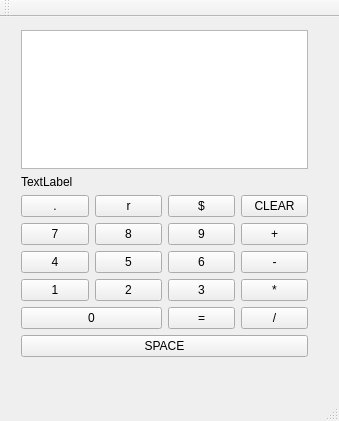
<?xml version="1.0" encoding="UTF-8"?>
<ui version="4.0">
 <class>MainWindow</class>
 <widget class="QMainWindow" name="MainWindow">
  <property name="geometry">
   <rect>
    <x>0</x>
    <y>0</y>
    <width>339</width>
    <height>421</height>
   </rect>
  </property>
  <property name="windowTitle">
   <string>MainWindow</string>
  </property>
  <widget class="QWidget" name="centralWidget">
   <widget class="QWidget" name="verticalLayoutWidget">
    <property name="geometry">
     <rect>
      <x>10</x>
      <y>2</y>
      <width>309</width>
      <height>349</height>
     </rect>
    </property>
    <layout class="QVBoxLayout" name="verticalLayout">
     <item>
      <layout class="QVBoxLayout" name="verticalLayout_2">
       <item>
        <widget class="QTextBrowser" name="ecran_pile"/>
       </item>
      </layout>
     </item>
     <item>
      <widget class="QLabel" name="ecran">
       <property name="text">
        <string>TextLabel</string>
       </property>
      </widget>
     </item>
     <item>
      <layout class="QGridLayout" name="gridLayout">
       <item row="4" column="0" colspan="2">
        <widget class="QPushButton" name="button_0">
         <property name="text">
          <string>0</string>
         </property>
         <property name="shortcut">
          <string>0</string>
         </property>
        </widget>
       </item>
       <item row="1" column="2">
        <widget class="QPushButton" name="button_9">
         <property name="text">
          <string>9</string>
         </property>
         <property name="shortcut">
          <string>9</string>
         </property>
        </widget>
       </item>
       <item row="1" column="1">
        <widget class="QPushButton" name="button_8">
         <property name="text">
          <string>8</string>
         </property>
         <property name="shortcut">
          <string>8</string>
         </property>
        </widget>
       </item>
       <item row="3" column="0">
        <widget class="QPushButton" name="button_1">
         <property name="text">
          <string>1</string>
         </property>
         <property name="shortcut">
          <string>1</string>
         </property>
        </widget>
       </item>
       <item row="2" column="0">
        <widget class="QPushButton" name="button_4">
         <property name="text">
          <string>4</string>
         </property>
         <property name="shortcut">
          <string>4</string>
         </property>
        </widget>
       </item>
       <item row="1" column="0">
        <widget class="QPushButton" name="button_7">
         <property name="text">
          <string>7</string>
         </property>
         <property name="shortcut">
          <string>7</string>
         </property>
        </widget>
       </item>
       <item row="2" column="1">
        <widget class="QPushButton" name="button_5">
         <property name="text">
          <string>5</string>
         </property>
         <property name="shortcut">
          <string>5</string>
         </property>
        </widget>
       </item>
       <item row="3" column="1">
        <widget class="QPushButton" name="button_2">
         <property name="text">
          <string>2</string>
         </property>
         <property name="shortcut">
          <string>2</string>
         </property>
        </widget>
       </item>
       <item row="2" column="2">
        <widget class="QPushButton" name="button_6">
         <property name="text">
          <string>6</string>
         </property>
         <property name="shortcut">
          <string>6</string>
         </property>
        </widget>
       </item>
       <item row="3" column="2">
        <widget class="QPushButton" name="button_3">
         <property name="text">
          <string>3</string>
         </property>
         <property name="shortcut">
          <string>3</string>
         </property>
        </widget>
       </item>
       <item row="1" column="3">
        <widget class="QPushButton" name="button_plus">
         <property name="text">
          <string>+</string>
         </property>
         <property name="shortcut">
          <string>+</string>
         </property>
        </widget>
       </item>
       <item row="3" column="3">
        <widget class="QPushButton" name="button_fois">
         <property name="text">
          <string>*</string>
         </property>
         <property name="shortcut">
          <string>*</string>
         </property>
        </widget>
       </item>
       <item row="4" column="3">
        <widget class="QPushButton" name="button_divise">
         <property name="text">
          <string>/</string>
         </property>
         <property name="shortcut">
          <string>/</string>
         </property>
        </widget>
       </item>
       <item row="2" column="3">
        <widget class="QPushButton" name="button_moins">
         <property name="text">
          <string>-</string>
         </property>
         <property name="shortcut">
          <string>-</string>
         </property>
        </widget>
       </item>
       <item row="5" column="0" colspan="4">
        <widget class="QPushButton" name="button_space">
         <property name="text">
          <string>SPACE</string>
         </property>
         <property name="shortcut">
          <string>Space</string>
         </property>
        </widget>
       </item>
       <item row="0" column="3">
        <widget class="QPushButton" name="button_clear">
         <property name="text">
          <string>CLEAR</string>
         </property>
         <property name="shortcut">
          <string>C</string>
         </property>
        </widget>
       </item>
       <item row="4" column="2">
        <widget class="QPushButton" name="button_egal">
         <property name="text">
          <string>=</string>
         </property>
         <property name="shortcut">
          <string>=</string>
         </property>
        </widget>
       </item>
       <item row="0" column="0">
        <widget class="QPushButton" name="button_point">
         <property name="text">
          <string>.</string>
         </property>
         <property name="shortcut">
          <string>.</string>
         </property>
        </widget>
       </item>
       <item row="0" column="1">
        <widget class="QPushButton" name="button_rationnel">
         <property name="text">
          <string>r</string>
         </property>
         <property name="shortcut">
          <string>R</string>
         </property>
        </widget>
       </item>
       <item row="0" column="2">
        <widget class="QPushButton" name="button_dollar">
         <property name="text">
          <string>$</string>
         </property>
         <property name="shortcut">
          <string>$</string>
         </property>
        </widget>
       </item>
      </layout>
     </item>
    </layout>
   </widget>
  </widget>
  <widget class="QMenuBar" name="menuBar">
   <property name="geometry">
    <rect>
     <x>0</x>
     <y>0</y>
     <width>339</width>
     <height>22</height>
    </rect>
   </property>
  </widget>
  <widget class="QToolBar" name="mainToolBar">
   <attribute name="toolBarArea">
    <enum>TopToolBarArea</enum>
   </attribute>
   <attribute name="toolBarBreak">
    <bool>false</bool>
   </attribute>
  </widget>
  <widget class="QStatusBar" name="statusBar"/>
 </widget>
 <layoutdefault spacing="6" margin="11"/>
 <resources/>
 <connections/>
</ui>
